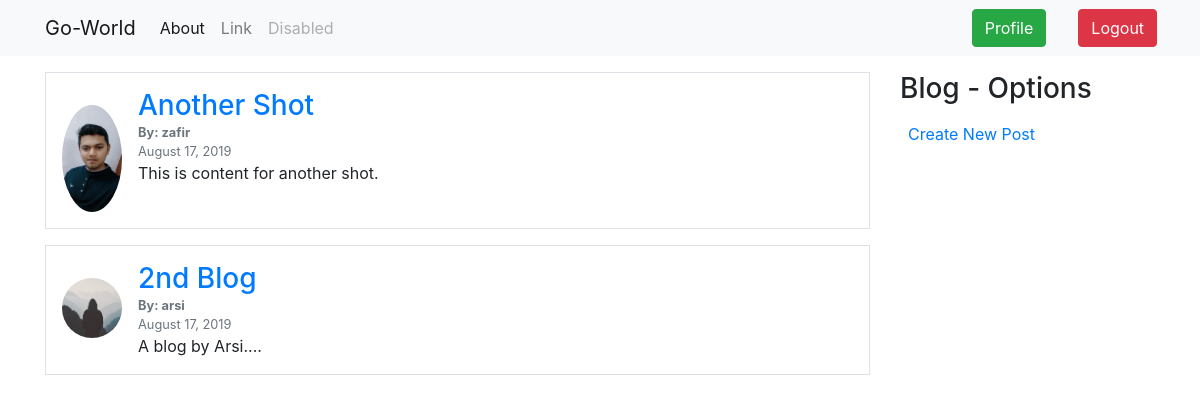
The app's page / (signed in) with its own data.
### blog/models.py (models this page shows, shortened)
class Post(models.Model):
    title = models.CharField(max_length=100)
    content = models.TextField()
    date_posted = models.DateTimeField(default=timezone.now)
    author = models.ForeignKey(User, on_delete=models.CASCADE)

### users/models.py (models this page shows, shortened)
class Profile(models.Model):
    user = models.OneToOneField(User, on_delete=models.CASCADE)
    image = models.ImageField(default='default.jpg', upload_to='profile_pics')

### blog/views.py (the view)
# urls.py: path('',PostListView.as_view(),name='blog-home'),
class PostListView(ListView):
    model = Post
    template_name = 'blog/home.html'
    context_object_name = 'posts'
    ordering = ['-date_posted']

### blog/templates/blog/home.html
{% extends "blog/base.html" %}
{% block content %}
{% for post in posts %}
<div class="media border p-3 mb-3">
    <img src="{{ post.author.profile.image.url }}" alt="{{ post.author }}" class="mr-3 mt-3 rounded-circle" width="60px">
    <div class="media-body">
        <div>
            <a href="" class="h3">{{ post.title }}</a>
        </div>
        <div class="text-muted small">
            <div><b>By: {{ post.author }}</b></div>
            {{ post.date_posted|date:"F d, Y" }}
        </div>
        <div>
            {{ post.content }}
        </div>
    </div>
</div>
{% endfor %}
{% endblock content %}

### records on screen
Post: author.profile.image (picture), title "Another Shot", author "zafir", date_posted "August 17, 2019", content "This is content for another shot."
Post: author.profile.image (placeholder picture), title "2nd Blog", author "arsi", date_posted "August 17, 2019", content "A blog by Arsi...."
